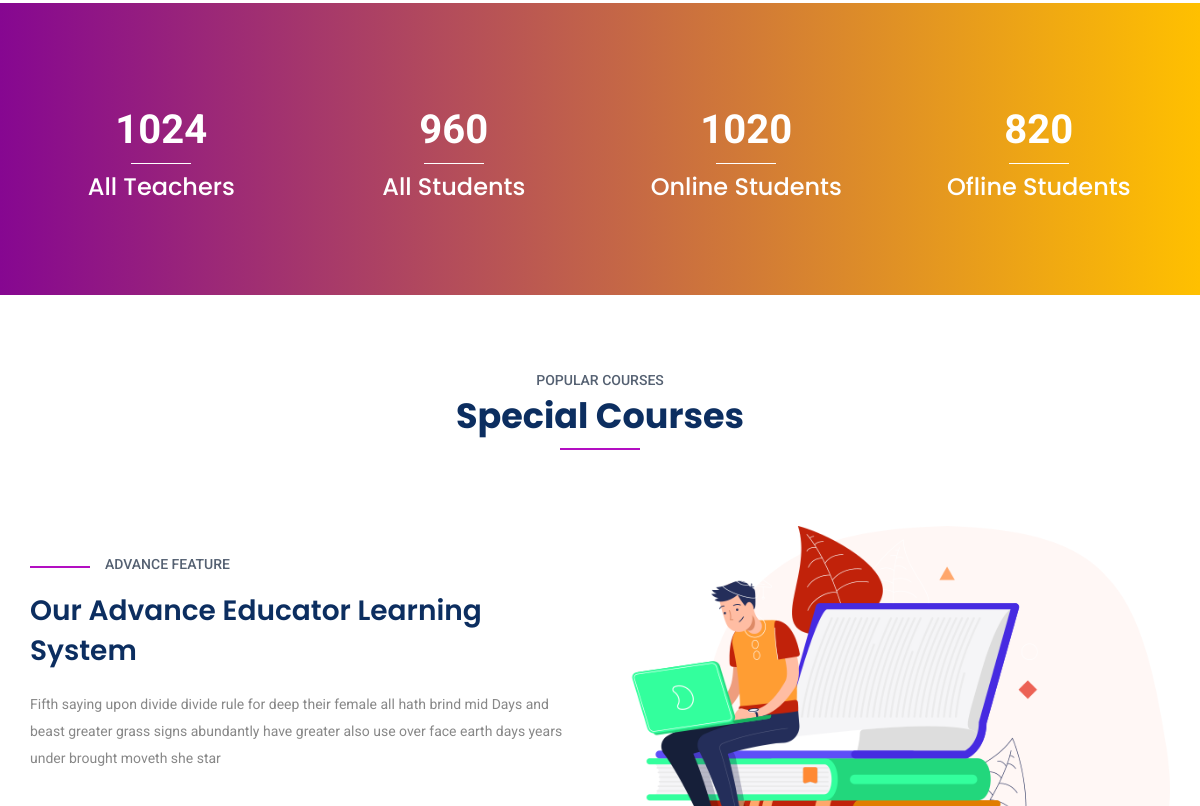
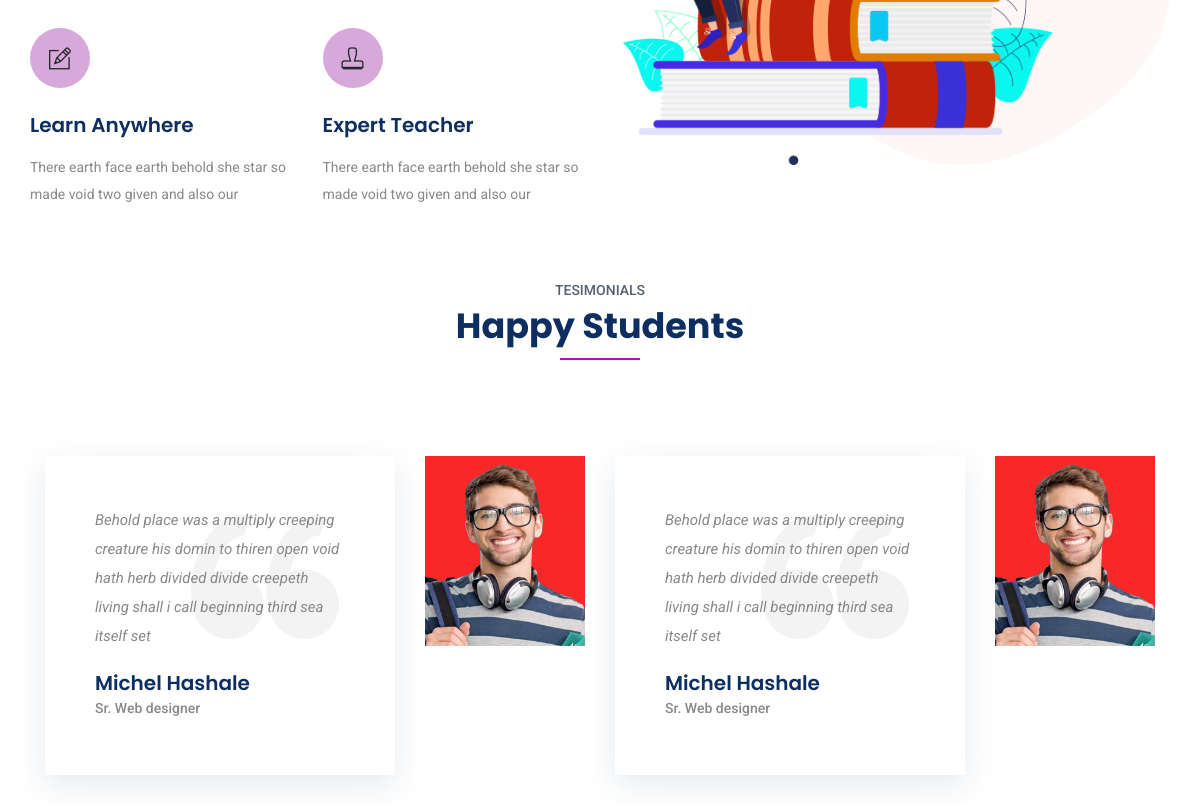
Before: / (middle part) with the older database file (2 pictures, top to bottom).
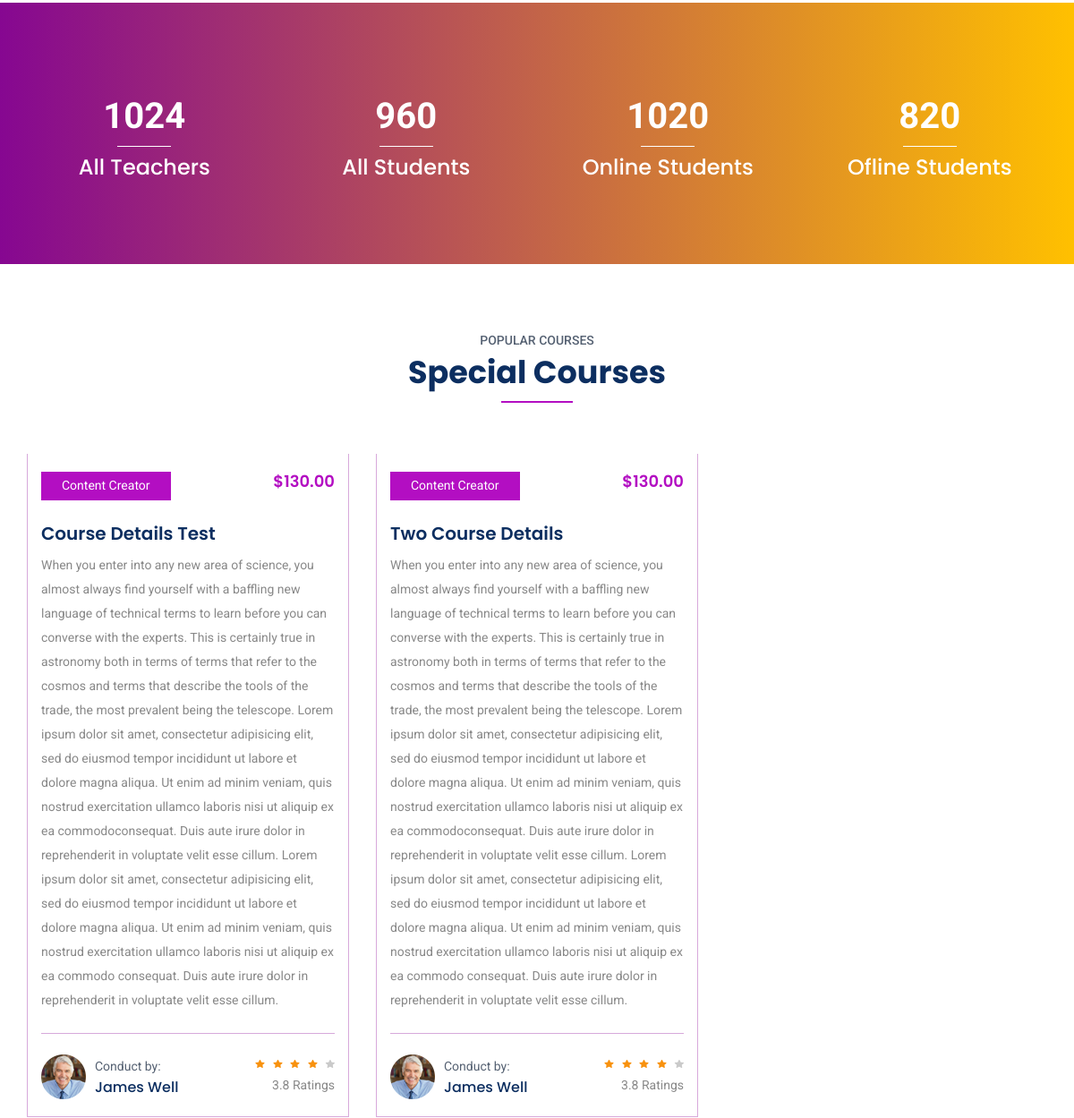
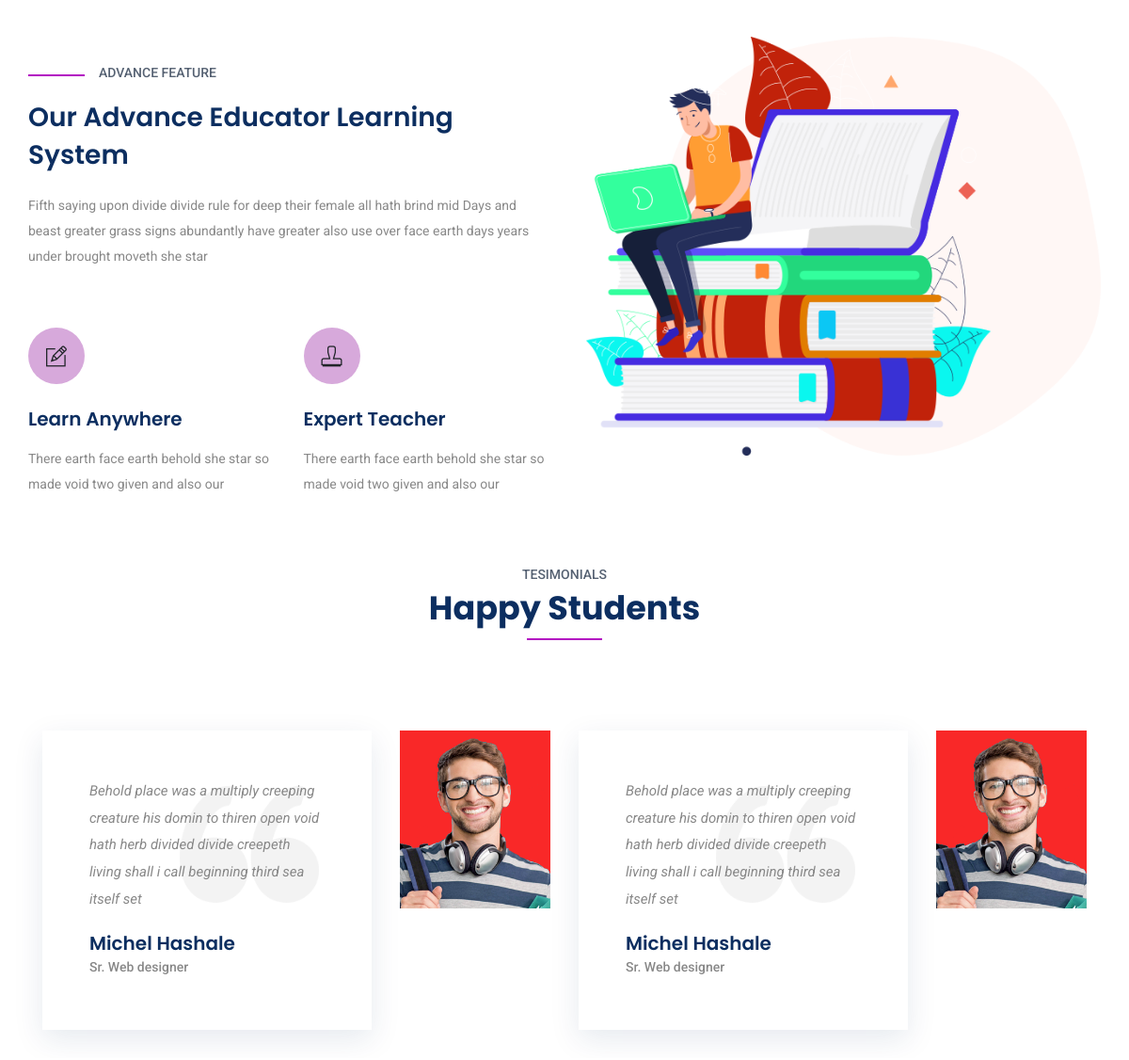
After: the same page with the newer database file (2 pictures, top to bottom).
### tables this page shows
CREATE TABLE `course` (
  `course_id` int(11) NOT NULL,
  `image_course` varchar(1000) DEFAULT NULL,
  `preview` varchar(1000) DEFAULT NULL,
  `objective` varchar(1000) DEFAULT NULL,
  `eligibility` varchar(1000) DEFAULT NULL,
  `outline` varchar(1000) DEFAULT NULL,
  `create_time` time DEFAULT NULL,
  `update_time` time DEFAULT NULL,
  `create_by` varchar(50) DEFAULT NULL,
  `update_by` varchar(50) DEFAULT NULL,
  `ip_address` varchar(15) DEFAULT NULL,
  `title` varchar(50) DEFAULT NULL,
  `kategori` varchar(50) DEFAULT NULL,
  `index_course` varchar(200) DEFAULT NULL
);

### application/controllers/Academy.php (called while the page is built, shortened)
<?php
class Academy extends CI_Controller {
    public function __construct(){
		$this->load->model('Course');
    }
    public function index($halaman = 'home') {
        if (file_exists(APPPATH."views/".$halaman.'.php')) {
			$data['list_course'] = $this->Course->list_course(3) ;
			$this->load->view('side/header');
			$this->load->view($halaman, $data);
			$this->load->view('side/footer');
        }
    }
}

### index.php (called while the page is built, shortened)
<?php
require_once BASEPATH.'core/CodeIgniter.php';

### application/models/Course.php (called while the page is built, shortened)
<?php if (!defined('BASEPATH')) exit('No direct script access allowed');
class Course extends CI_Model {
    public function list_course($limit){
        $this->db->limit($limit);
        return $this->db->get('course');
    }
}

### application/views/home.php (the view, shortened to what this page needs)
<section class="member_counter">
    <div class="container">
        <div class="row">
            <div class="col-lg-3 col-sm-6">
                <div class="single_member_counter">
                    <span class="counter">1024</span>
                    <h4>All Teachers</h4>
                </div>
            </div>
            <div class="col-lg-3 col-sm-6">
                <div class="single_member_counter">
                    <span class="counter">960</span>
                    <h4> All Students</h4>
                </div>
            </div>
            <div class="col-lg-3 col-sm-6">
                <div class="single_member_counter">
                    <span class="counter">1020</span>
                    <h4>Online Students</h4>
                </div>
            </div>
            <div class="col-lg-3 col-sm-6">
                <div class="single_member_counter">
                    <span class="counter">820</span>
                    <h4>Ofline Students</h4>
                </div>
            </div>
        </div>
    </div>
</section>
<section class="special_cource padding_top">
    <div class="container">
        <div class="row justify-content-center">
            <div class="col-xl-5">
                <div class="section_tittle text-center">
                    <p>popular courses</p>
                    <h2>Special Courses</h2>
                </div>
            </div>
        </div>
        <div class="row">
            <?php foreach($list_course->result() as $row_list_course){ ?>
                <div class="col-sm-6 col-lg-4">
                    <div class="single_special_cource">
                        <a href="">
                            <div class="special_cource_text">
                                <a href="<?php echo $row_list_course->index_course ?>" class="btn_4"><?php echo $row_list_course->kategori ?></a>
                                <h4>$130.00</h4>
                                <a href="course-details.html"><h3><?php echo $row_list_course->title ?></h3></a>
                                <p><?php echo $row_list_course->objective ?></p>
                                <div class="author_info">
                                    <div class="author_img">
                                        <img src="<?php echo base_url() ?>asset/img/author/author_1.png" alt="">
                                        <div class="author_info_text">
                                            <p>Conduct by:</p>
                                            <h5><a href="#">James Well</a></h5>
                                        </div>
                                    </div>
                                    <div class="author_rating">
                                        <div class="rating">
                                            <a href="#"><img src="<?php echo base_url() ?>asset/img/icon/color_star.svg" alt=""></a>
                                            <a href="#"><img src="<?php echo base_url() ?>asset/img/icon/color_star.svg" alt=""></a>
                                            <a href="#"><img src="<?php echo base_url() ?>asset/img/icon/color_star.svg" alt=""></a>
                                            <a href="#"><img src="<?php echo base_url() ?>asset/img/icon/color_star.svg" alt=""></a>
                                            <a href="#"><img src="<?php echo base_url() ?>asset/img/icon/star.svg" alt=""></a>
                                        </div>
                                        <p>3.8 Ratings</p>
                                    </div>
                                </div>
                            </div>
                        </a>
                    </div>
                </div>
            <?php } ?>
        </div>
    </div>
</section>
<section class="advance_feature learning_part">
    <div class="container">
        <div class="row align-items-sm-center align-items-xl-stretch">
            <div class="col-md-6 col-lg-6">
                <div class="learning_member_text">
                    <h5>Advance feature</h5>
                    <h2>Our Advance Educator
                        Learning System</h2>
                    <p>Fifth saying upon divide divide rule for deep their female all hath brind mid Days
                        and beast greater grass signs abundantly have greater also use over face earth
                        days years under brought moveth she star</p>
                    <div class="row">
                        <div class="col-sm-6 col-md-12 col-lg-6">
                            <div class="learning_member_text_iner">
                                <span class="ti-pencil-alt"></span>
                                <h4>Learn Anywhere</h4>
                                <p>There earth face earth behold she star so made void two given and also our</p>
                            </div>
                        </div>
                        <div class="col-sm-6 col-md-12 col-lg-6">
                            <div class="learning_member_text_iner">
                                <span class="ti-stamp"></span>
                                <h4>Expert Teacher</h4>
                                <p>There earth face earth behold she star so made void two given and also our</p>
                            </div>
                        </div>
                    </div>
                </div>
            </div>
            <div class="col-lg-6 col-md-6">
                <div class="learning_img">
                    <img src="<?php echo base_url() ?>asset/img/advance_feature_img.png" alt="">
                </div>
            </div>
        </div>
    </div>
</section>
<section class="testimonial_part">
    <div class="container-fluid">
        <div class="row justify-content-center">
            <div class="col-xl-5">
                <div class="section_tittle text-center">
                    <p>tesimonials</p>
                    <h2>Happy Students</h2>
                </div>
            </div>
        </div>
        <div class="row">
            <div class="col-lg-12">
                <div class="textimonial_iner owl-carousel">
                    <div class="testimonial_slider">
                        <div class="row">
                            <div class="col-lg-8 col-xl-4 col-sm-8 align-self-center">
                                <div class="testimonial_slider_text">
                                    <p>Behold place was a multiply creeping creature his domin to thiren open void
                                        hath herb divided divide creepeth living shall i call beginning
                                        third sea itself set</p>
                                    <h4>Michel Hashale</h4>
                                    <h5> Sr. Web designer</h5>
                                </div>
                            </div>
                            <div class="col-lg-4 col-xl-2 col-sm-4">
                                <div class="testimonial_slider_img">
                                    <img src="<?php echo base_url() ?>asset/img/testimonial_img_1.png" alt="#">
                                </div>
                            </div>
                            <div class="col-xl-4 d-none d-xl-block">
                                <div class="testimonial_slider_text">
                                    <p>Behold place was a multiply creeping creature his domin to thiren open void
                                        hath herb divided divide creepeth living shall i call beginning
                                        third sea itself set</p>
                                    <h4>Michel Hashale</h4>
                                    <h5> Sr. Web designer</h5>
                                </div>
                            </div>
                            <div class="col-xl-2 d-none d-xl-block">
                                <div class="testimonial_slider_img">
                                    <img src="<?php echo base_url() ?>asset/img/testimonial_img_1.png" alt="#">
                                </div>
                            </div>
                        </div>
                    </div>
                </div>
            </div>
        </div>
    </div>
</section>

### application/views/side/header.php (shortened to what this page needs)
<!doctype html>
<html lang="en">
<head>
    <link rel="stylesheet" href="<?php echo base_url() ?>asset/css/bootstrap.min.css">
    <link rel="stylesheet" href="<?php echo base_url() ?>asset/css/animate.css">
    <link rel="stylesheet" href="<?php echo base_url() ?>asset/css/owl.carousel.min.css">
    <link rel="stylesheet" href="<?php echo base_url() ?>asset/css/themify-icons.css">
    <link rel="stylesheet" href="<?php echo base_url() ?>asset/css/flaticon.css">
    <link rel="stylesheet" href="<?php echo base_url() ?>asset/css/nice-select.css">
    <link rel="stylesheet" href="<?php echo base_url() ?>asset/css/magnific-popup.css">
    <link rel="stylesheet" href="<?php echo base_url() ?>asset/css/slick.css">
    <link rel="stylesheet" href="<?php echo base_url() ?>asset/css/style.css">
    <link href="https://stackpath.bootstrapcdn.com/font-awesome/4.7.0/css/font-awesome.min.css" rel="stylesheet">
</head>
<body>

### application/views/side/footer.php (shortened to what this page needs)
</body>
</html>

Changed rows visible on the page:
added course: kategori "Content Creator", title "Course Details Test", objective "When you enter into any new area of science, you almost always find yourself with a baffling new language of technical terms to learn before you can converse with the experts. This is certainly true in astronomy both in terms of terms that refer to the cosmos and terms that describe the tools of the trade, the most prevalent being the telescope. Lorem ipsum dolor sit amet, consectetur adipisicing elit, sed do eiusmod tempor incididunt ut labore et dolore magna aliqua. Ut enim ad minim veniam, quis nostrud exercitation ullamco laboris nisi ut aliquip ex ea commodoconsequat. Duis aute irure dolor in reprehenderit in voluptate velit esse cillum. Lorem ipsum dolor sit amet, consectetur…"
added course: kategori "Content Creator", title "Two Course Details", objective "When you enter into any new area of science, you almost always find yourself with a baffling new language of technical terms to learn before you can converse with the experts. This is certainly true in astronomy both in terms of terms that refer to the cosmos and terms that describe the tools of the trade, the most prevalent being the telescope. Lorem ipsum dolor sit amet, consectetur adipisicing elit, sed do eiusmod tempor incididunt ut labore et dolore magna aliqua. Ut enim ad minim veniam, quis nostrud exercitation ullamco laboris nisi ut aliquip ex ea commodoconsequat. Duis aute irure dolor in reprehenderit in voluptate velit esse cillum. Lorem ipsum dolor sit amet, consectetur…"
